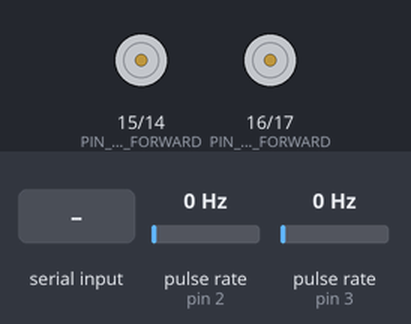
This sketch was run on a simulated Arduino Uno, built with avr-gcc and run on an emulated ATmega328P. On the bench: motor-driver pin pairs drawn as motors (green arrow = first pin HIGH = forward, orange = second pin HIGH = backward, longer = more drive, scaled by the enable pin). Wiring (inferred from the names in the program): 2 × pulse sensor: data pin 2 / data pin 3. Inputs (shaded band) come from the test bench; at power-on: pulse rate (sensors on pin 2, pin 3) 0 Hz.

Above: at 1.2 s.
1.3 s: "M90\n" received over Serial
2.8 s: "M,45\n" received over Serial
At 3.4 s:
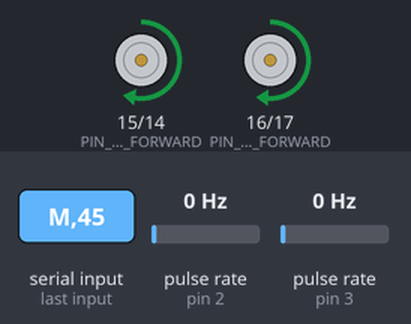
Timing chart, 0 to 5.8 s (numbered marks = the images above; inputs shaded):
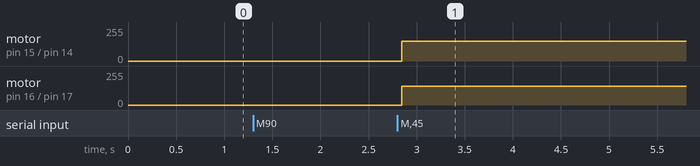

The sketch:

motor.ino
```cpp
// MOTOR 1

// DOSTOSOWAC PORTY W ZALEZNOSCI OD ROBOTA
#define PIN_M1_DIRECTION_FORWARD 15
#define PIN_M1_DIRECTION_REVERSE 14
#define PIN_M1_SPEED 5

// MOTOR 2

// DOSTOSOWAC PORTY W ZALEZNOSCI OD ROBOTA
#define PIN_M2_DIRECTION_FORWARD 16
#define PIN_M2_DIRECTION_REVERSE 17
#define PIN_M2_SPEED 6

// PINY INTERUPT
#define M1_PIN_ENCODER_INTERRUPT 2
#define M2_PIN_ENCODER_INTERRUPT 3

#define DIRECTION_SWITCH_DELAY 20

// CO ILE MA MIERZYC
#define MEASUREMENT_TIME_MS 1000

// SERIAL BY MOZNA BYLO COKOLWIEK WYPISAC
#define SERIAL_BAUD_RATE 9600

// WYLICZONE Z REGRESJI
// Motor 1: y = 0.38 * PWM + -6.38
// Motor 2: y = 0.41 * PWM + -8.60

// A MOTOR 1
#define A_M1 0.38
// B MOTOR 1
#define B_M1 -6.38
// A MOTOR 2
#define A_M2 0.41
// B MOTOR 2
#define B_M2 -8.60

// ENUM KIERUNEK MOTORU
enum Direction {
  FORWARD,
  REVERSE,
  DISABLED
};

class Motor
{
  // Konwencyjnie public przed private
  public:
    // Konstruktor
    Motor(int id_forward_pin, int id_reverse_pin, int id_speed_pin)
    {
      pin_direction_forward = id_forward_pin;
      pin_direction_reverse = id_reverse_pin;
      pin_speed = id_speed_pin;
      // inicjalizacja countera z 0
      counter = 0;
    }

    //Inicjalizacja
    void initalize()
    {
      pinMode(pin_direction_forward, OUTPUT);
      digitalWrite(pin_direction_forward, LOW);
      pinMode(pin_direction_reverse, OUTPUT);
      digitalWrite(pin_direction_reverse, LOW);
      pinMode(pin_speed, OUTPUT);
      analogWrite(pin_speed, 0);
    }

    // ENUM - FORWARD, REVERSE, DISABLED
    void set_direction(Direction dir)
    {
      if(dir == DISABLED)
      {
        digitalWrite(pin_direction_forward, LOW);
        digitalWrite(pin_direction_reverse, LOW);
      }
      else if(dir == FORWARD)
      {
        digitalWrite(pin_direction_reverse, LOW);
        delay(DIRECTION_SWITCH_DELAY);
        digitalWrite(pin_direction_forward, HIGH);
      }
      else if(dir == REVERSE)
      {
        digitalWrite(pin_direction_forward, LOW);
        delay(DIRECTION_SWITCH_DELAY);
        digitalWrite(pin_direction_reverse, HIGH);
      }
    }
    // INT 0-255
    void set_speed(int speed)
    {
      analogWrite(pin_speed, speed);
    }

    // STOP - W przeciwienstwie do disabled nie zachowuje ostatniej predkosci
    void stop()
    {
      set_direction(DISABLED);
      set_speed(0);
    }

    void incrementCounter()
    {
      counter++;
    }

    //Getter
    int getCounterAndReset()
    {
      int tmp = counter;
      counter = 0;
      return tmp;
    }

  // Konwencyjnie private po public
  private:
    int pin_direction_forward;
    int pin_direction_reverse;
    int pin_speed;
    int counter;
};

// Inicjalizacja motorow
Motor motor1(PIN_M1_DIRECTION_FORWARD, PIN_M1_DIRECTION_REVERSE, PIN_M1_SPEED);
Motor motor2(PIN_M2_DIRECTION_FORWARD, PIN_M2_DIRECTION_REVERSE, PIN_M2_SPEED);

void encoder_handler_m1()
{
  motor1.incrementCounter();
}

void encoder_handler_m2()
{
  motor2.incrementCounter();
}

// Uniwersalna funkcja obliczająca PWM na podstawie prędkości
void set_speed_by_velocity(Motor &motor, float velocity, float a, float b)
{
    int pwm = (velocity - b) / a;

    if (pwm < 0) pwm = 0;
    if (pwm > 255) pwm = 255;

    motor.set_speed(pwm);
}

// Funkcja do poruszania robota do przodu o określoną liczbę impulsów
void move_forward(int impulses)
{
  motor1.set_direction(FORWARD);
  motor2.set_direction(FORWARD);

  // Prędkość
  float velocity = 50;

  // Ustaw prędkości dla obu motorów
  set_speed_by_velocity(motor1, velocity, A_M1, B_M1);
  set_speed_by_velocity(motor2, velocity, A_M2, B_M2);

  // Czekaj, aż oba motory pokonają odpowiednią liczbę impulsów
  int pulses_m1 = 0;
  int pulses_m2 = 0;

  while (pulses_m1 < impulses || pulses_m2 < impulses)
  {
    pulses_m1 += motor1.getCounterAndReset();
    pulses_m2 += motor2.getCounterAndReset();
    delay(10);
  }

  // Zatrzymaj oba motory po osiągnięciu celu
  motor1.stop();
  motor2.stop();
}

// Funkcja do skrętu robota w prawo o określoną liczbę impulsów
void turn_right(int impulses)
{
  // USTAWIC OPDOWIEDNIO BO ZALEZY OD ROBOTA
  motor1.set_direction(REVERSE);
  motor2.set_direction(FORWARD);

  float velocity = 50;

  set_speed_by_velocity(motor1, velocity, A_M1, B_M1);
  set_speed_by_velocity(motor2, velocity, A_M2, B_M2);

  int pulses_m1 = 0;
  int pulses_m2 = 0;

  while (pulses_m1 < impulses || pulses_m2 < impulses)
  {
    pulses_m1 += motor1.getCounterAndReset();
    pulses_m2 += motor2.getCounterAndReset();
    delay(10);
  }

  motor1.stop();
  motor2.stop();
}

// Setup
void setup()
{
  Serial.begin(SERIAL_BAUD_RATE);

  motor1.initalize();
  motor2.initalize();

  attachInterrupt(digitalPinToInterrupt(M1_PIN_ENCODER_INTERRUPT), encoder_handler_m1, RISING);
  attachInterrupt(digitalPinToInterrupt(M2_PIN_ENCODER_INTERRUPT), encoder_handler_m2, RISING);
}

// Nieskończona pętla
void loop()
{
  if (Serial.available() > 0)
  {
    String command = Serial.readStringUntil('\n');
    // Pierwszy znak określa akcję
    char action = command.charAt(0);
    // Odczytaj liczbę
    int value = command.substring(2).toInt();

    if (action == 'M')
    {
      // Ruch o określoną liczbę impulsów do przodu
      move_forward(value);
    }
    else if (action == 'T')
    {
      // Skręt o określoną liczbę impulsów w prawo
      turn_right(value);
    }
  }
}
```

Measured:
- after the input at 2.8 s, motor on pin 15 (PIN_M1_DIRECTION_FORWARD) / pin 14 (PIN_M1_DIRECTION_REVERSE): stopped → forward 148/255 after 0.05 s; motor on pin 16 (PIN_M2_DIRECTION_FORWARD) / pin 17 (PIN_M2_DIRECTION_REVERSE): stopped → forward 142/255 after 0.05 s
